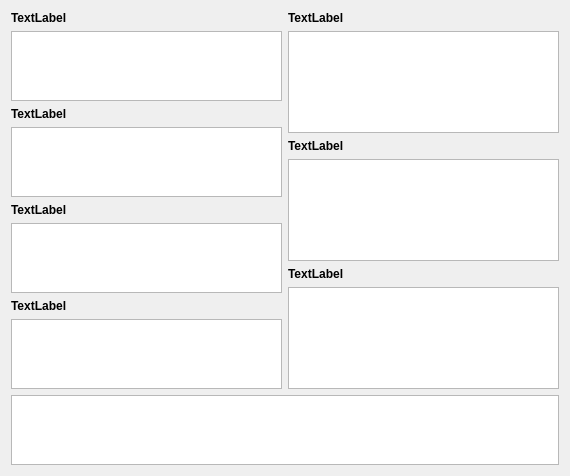
<?xml version="1.0" encoding="UTF-8"?>
<ui version="4.0">
 <class>BaseWidgets::Internal::BaseFormWidget</class>
 <widget class="QWidget" name="BaseWidgets::Internal::BaseFormWidget">
  <property name="geometry">
   <rect>
    <x>0</x>
    <y>0</y>
    <width>570</width>
    <height>475</height>
   </rect>
  </property>
  <property name="windowTitle">
   <string/>
  </property>
  <layout class="QGridLayout" name="gridLayout">
   <item row="0" column="0">
    <layout class="QVBoxLayout" name="verticalLayout">
     <item>
      <widget class="QLabel" name="hematoLabel">
       <property name="font">
        <font>
         <weight>75</weight>
         <bold>true</bold>
        </font>
       </property>
       <property name="text">
        <string>TextLabel</string>
       </property>
      </widget>
     </item>
     <item>
      <widget class="QListView" name="hemato">
       <property name="alternatingRowColors">
        <bool>true</bool>
       </property>
       <property name="verticalScrollMode">
        <enum>QAbstractItemView::ScrollPerPixel</enum>
       </property>
       <property name="horizontalScrollMode">
        <enum>QAbstractItemView::ScrollPerPixel</enum>
       </property>
      </widget>
     </item>
     <item>
      <widget class="QLabel" name="electroLabel">
       <property name="font">
        <font>
         <weight>75</weight>
         <bold>true</bold>
        </font>
       </property>
       <property name="text">
        <string>TextLabel</string>
       </property>
      </widget>
     </item>
     <item>
      <widget class="QListView" name="electrolytes">
       <property name="alternatingRowColors">
        <bool>true</bool>
       </property>
       <property name="verticalScrollMode">
        <enum>QAbstractItemView::ScrollPerPixel</enum>
       </property>
       <property name="horizontalScrollMode">
        <enum>QAbstractItemView::ScrollPerPixel</enum>
       </property>
      </widget>
     </item>
     <item>
      <widget class="QLabel" name="protLabel">
       <property name="font">
        <font>
         <weight>75</weight>
         <bold>true</bold>
        </font>
       </property>
       <property name="text">
        <string>TextLabel</string>
       </property>
      </widget>
     </item>
     <item>
      <widget class="QListView" name="prots">
       <property name="alternatingRowColors">
        <bool>true</bool>
       </property>
       <property name="verticalScrollMode">
        <enum>QAbstractItemView::ScrollPerPixel</enum>
       </property>
       <property name="horizontalScrollMode">
        <enum>QAbstractItemView::ScrollPerPixel</enum>
       </property>
      </widget>
     </item>
     <item>
      <widget class="QLabel" name="metabLabel">
       <property name="font">
        <font>
         <weight>75</weight>
         <bold>true</bold>
        </font>
       </property>
       <property name="text">
        <string>TextLabel</string>
       </property>
      </widget>
     </item>
     <item>
      <widget class="QListView" name="metabolic">
       <property name="alternatingRowColors">
        <bool>true</bool>
       </property>
       <property name="verticalScrollMode">
        <enum>QAbstractItemView::ScrollPerPixel</enum>
       </property>
       <property name="horizontalScrollMode">
        <enum>QAbstractItemView::ScrollPerPixel</enum>
       </property>
      </widget>
     </item>
     <item>
      <spacer name="verticalSpacer_2">
       <property name="orientation">
        <enum>Qt::Vertical</enum>
       </property>
       <property name="sizeHint" stdset="0">
        <size>
         <width>20</width>
         <height>40</height>
        </size>
       </property>
      </spacer>
     </item>
    </layout>
   </item>
   <item row="0" column="1">
    <layout class="QVBoxLayout" name="verticalLayout_2">
     <item>
      <widget class="QLabel" name="coagLabel">
       <property name="font">
        <font>
         <weight>75</weight>
         <bold>true</bold>
        </font>
       </property>
       <property name="text">
        <string>TextLabel</string>
       </property>
      </widget>
     </item>
     <item>
      <widget class="QListView" name="coag">
       <property name="verticalScrollBarPolicy">
        <enum>Qt::ScrollBarAlwaysOff</enum>
       </property>
       <property name="alternatingRowColors">
        <bool>true</bool>
       </property>
       <property name="verticalScrollMode">
        <enum>QAbstractItemView::ScrollPerPixel</enum>
       </property>
       <property name="horizontalScrollMode">
        <enum>QAbstractItemView::ScrollPerPixel</enum>
       </property>
      </widget>
     </item>
     <item>
      <widget class="QLabel" name="kidneyLabel">
       <property name="font">
        <font>
         <weight>75</weight>
         <bold>true</bold>
        </font>
       </property>
       <property name="text">
        <string>TextLabel</string>
       </property>
      </widget>
     </item>
     <item>
      <widget class="QListView" name="kidney">
       <property name="alternatingRowColors">
        <bool>true</bool>
       </property>
       <property name="verticalScrollMode">
        <enum>QAbstractItemView::ScrollPerPixel</enum>
       </property>
       <property name="horizontalScrollMode">
        <enum>QAbstractItemView::ScrollPerPixel</enum>
       </property>
      </widget>
     </item>
     <item>
      <widget class="QLabel" name="liverLabel">
       <property name="font">
        <font>
         <weight>75</weight>
         <bold>true</bold>
        </font>
       </property>
       <property name="text">
        <string>TextLabel</string>
       </property>
      </widget>
     </item>
     <item>
      <widget class="QListView" name="liver">
       <property name="alternatingRowColors">
        <bool>true</bool>
       </property>
       <property name="verticalScrollMode">
        <enum>QAbstractItemView::ScrollPerPixel</enum>
       </property>
       <property name="horizontalScrollMode">
        <enum>QAbstractItemView::ScrollPerPixel</enum>
       </property>
      </widget>
     </item>
     <item>
      <spacer name="verticalSpacer">
       <property name="orientation">
        <enum>Qt::Vertical</enum>
       </property>
       <property name="sizeHint" stdset="0">
        <size>
         <width>20</width>
         <height>40</height>
        </size>
       </property>
      </spacer>
     </item>
    </layout>
   </item>
   <item row="1" column="0" colspan="2">
    <widget class="QPlainTextEdit" name="plainTextEdit"/>
   </item>
  </layout>
 </widget>
 <resources/>
 <connections/>
</ui>
